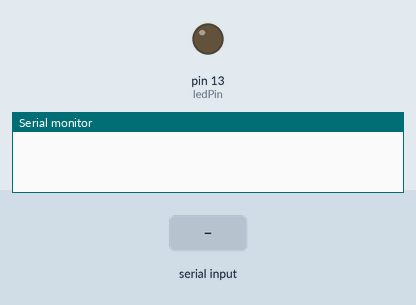
The sketch below on a simulated Arduino Uno, built with avr-gcc and run on an emulated ATmega328P. Parts: output pins drawn as LEDs (lit = HIGH), the last lines printed to the serial monitor. The test bench sets the inputs (shaded band).

Above: at 4.2 s.
4.3 s: "1" received over Serial
At 5.4 s:
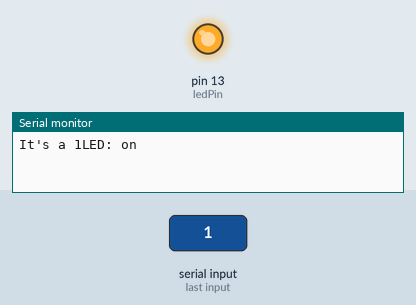
5.8 s: "0" received over Serial
At 6.6 s:
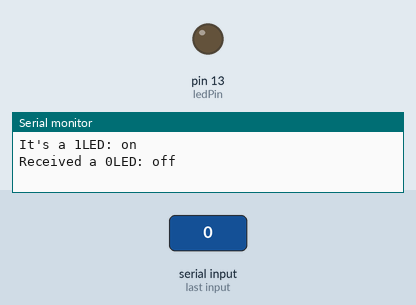
Timing chart, 0 to 8.8 s (numbered marks = the images above; inputs shaded):
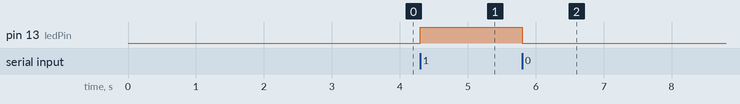

Measured:
- after the input at 4.3 s, pin 13 (ledPin): LOW → HIGH at once
- after the input at 5.8 s, pin 13 (ledPin): HIGH → LOW at once

The sketch:

blueterm_Connect.ino
```cpp
#include <SoftwareSerial.h>
int state = 0;
int flag = 0;
int ledPin = 13;
SoftwareSerial moduleSerial(0, 1); //RX, TX
void setup() {
  // put your setup code here, to run once:
  pinMode(ledPin, OUTPUT);
  digitalWrite(ledPin, LOW);
  Serial.begin(9600);
  moduleSerial.begin(9600);
  delay(1000);
  moduleSerial.print("AT");
  delay(1000);
  moduleSerial.print("AT+Version");
  delay(1000);
  //moduleSerial.print("AT+NameHC-06");
  //delay(1000);
  //moduleSerial.print("AT+PIN1111");
  //moduleSerial.print("AT+BAUD7");// Set baud rate to 57600
}

void loop() {
  // put your main code here, to run repeatedly:
  if(Serial.available() > 0)
  {
    state = Serial.read();
    flag = 0;
  }

  if(state == '0')
  {
    digitalWrite(ledPin, LOW);
    if(flag == 0){
      Serial.print("Received a 0");
      Serial.println("LED: off");
      moduleSerial.print("AT");
      flag = 1;
    }
  }
  else if (state == '1')
  {
    digitalWrite(ledPin, HIGH);
    if(flag == 0){
      Serial.print("It's a 1");
      Serial.println("LED: on");
      flag = 1;
    }
  }
}
```
